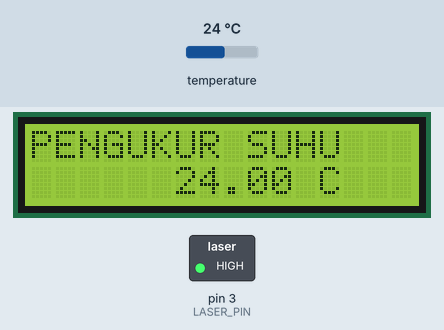
Bench run of a sketch on a simulated Arduino Uno, built with avr-gcc and run on an emulated ATmega328P. Shown: 16×2 character LCD, switched loads named in the sketch (green lamp = pin HIGH). The inputs (shaded band) are chosen by the test bench; at power-on: temperature 24 °C. What the sketch prints to the serial monitor is not drawn.

Above: at 1.2 s.
1.3 s: temperature set to 12 °C
At 3.8 s:
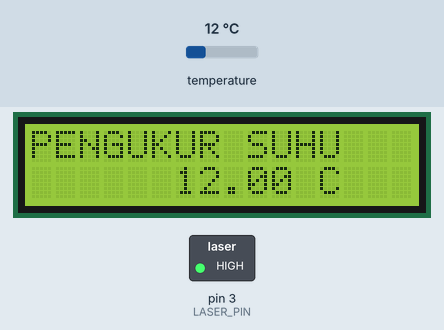
4.1 s: temperature set to 19 °C
At 4.9 s:
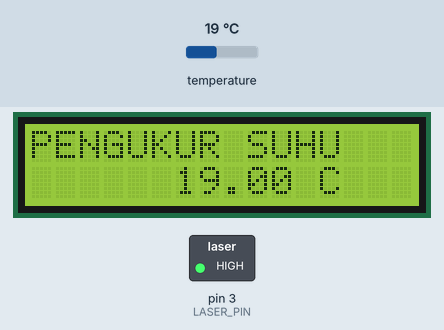
6.6 s: temperature set to 28 °C
At 9.1 s:
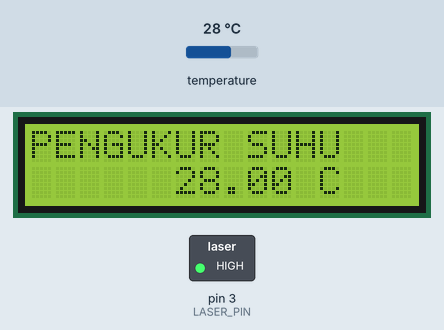
Timing chart, 0 to 10.6 s (numbered marks = the images above; inputs shaded):
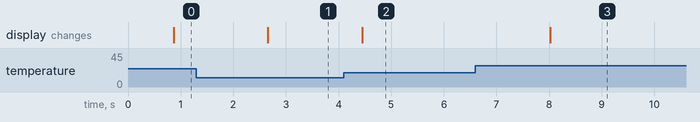

Measured:
- after the input at 1.3 s, the display: changes after 1.4 s (image 1)
- after the input at 4.1 s, the display: changes after 0.35 s (image 2)
- after the input at 6.6 s, the display: changes after 1.4 s (image 3)

The sketch:

BOWN_TOOLS.ino
```cpp
#include <OneWire.h>
#include <DallasTemperature.h>
#include <Wire.h>
#include <LiquidCrystal_I2C.h>

// Pin untuk DS18B20
#define ONE_WIRE_BUS 2
// Pin untuk laser
#define LASER_PIN 3

// Inisialisasi LCD (I2C address 0x27 dan ukuran 16x2)
LiquidCrystal_I2C lcd(0x27, 16, 2);

// Setup untuk komunikasi dengan DS18B20
OneWire oneWire(ONE_WIRE_BUS);
DallasTemperature sensors(&oneWire);

void setup() {
  // Inisialisasi LCD
  lcd.begin(16,2);
  lcd.backlight();
  lcd.setCursor(0, 0);
  lcd.print("Temp: ");

  // Inisialisasi DS18B20
  sensors.begin();

  // Inisialisasi pin untuk laser
  pinMode(LASER_PIN, OUTPUT);
  digitalWrite(LASER_PIN, HIGH); // Laser akan selalu menyala

  // Serial monitor (opsional)
  Serial.begin(9600);
}

void loop() {
  // Meminta sensor untuk membaca suhu
  sensors.requestTemperatures();
  float temperatureC = sensors.getTempCByIndex(0);

  // Tampilkan suhu pada LCD
  lcd.setCursor(6, 1);
  lcd.print(temperatureC);
  lcd.print(" C  ");

  // Laser selalu menyala
  lcd.setCursor(0, 0);
  lcd.print("PENGUKUR SUHU");

  // Tampilkan suhu di Serial Monitor (opsional)
  Serial.print("Temp: ");
  Serial.print(temperatureC);
  Serial.println(" C");

  delay(1000); // Update setiap 1 detik
}
```
